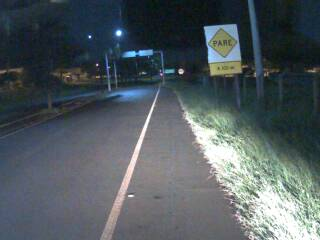
#> input picture Road Surface Classification/Road Surface Classification/training_data/paved(asphalt)/HOSTCAM1_2021-02-01_07-18-01-220.jpg, 320 x 240 px; its folder holds only this picture in this run
$ python train.py
#> lines starting #> are read from the running program, lines starting #| are printed output that depends on the picture
### Road Surface Classification/Road Surface Classification/dataset.py
import cv2
import os
import glob
from sklearn.utils import shuffle
import numpy as np


def adjust_gamma(image):
	# build a lookup table mapping the pixel values [0, 255] to
	# their adjusted gamma values
        gamma = 0.5
        invGamma = 1.0 / gamma
        table = np.array([((i / 255.0) ** invGamma) * 255
            for i in np.arange(0, 256)]).astype("uint8")

        # apply gamma correction using the lookup table
        return cv2.LUT(image, table)

def increase_brightness(img, value):
    hsv = cv2.cvtColor(img, cv2.COLOR_BGR2HSV)
    h, s, v = cv2.split(hsv)

    lim = 255 - value
    v[v > lim] = 255
    v[v <= lim] += value

    final_hsv = cv2.merge((h, s, v))
    img = cv2.cvtColor(final_hsv, cv2.COLOR_HSV2BGR)
    return img

def load_train(train_path, image_size, classes):
#> called with image_size = 128
    images = []
    labels = []
    img_names = []
    cls = []

    print('Going to read training images')
    for fields in classes:
        index = classes.index(fields)
        print('Now going to read {} files (Index: {})'.format(fields, index))
        path = os.path.join(train_path, fields, '*g')
        files = glob.glob(path)
        for fl in files:
            image = cv2.imread(fl)
#> image is the input picture: shape (240, 320, 3); mean B, G, R 95.2, 90.6, 81.4

            # Region Of Interest (ROI)
            height, width = image.shape[:2]
#> height = 240; width = 320
            newHeight = int(round(height/2))
#> newHeight = 120
            image = image[newHeight-5:height-50, 0:width]
#> image: shape (75, 320, 3)

            brght_img = increase_brightness(image, value=150)
#> in increase_brightness, `hsv = cv2.cvtColor(img, cv2.COLOR_BGR2HSV)`: hsv: shape (75, 320, 3); mean H, S, V 95.3, 37.7, 127.4
#> in increase_brightness, `h, s, v = cv2.split(hsv)`:
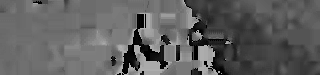
#> h: shape (75, 320); min 0, max 179, mean 95.3
#> in increase_brightness, `h, s, v = cv2.split(hsv)`:
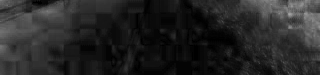
#> s: shape (75, 320); min 0, max 166, mean 37.7
#> in increase_brightness, `v[v <= lim] += value`:
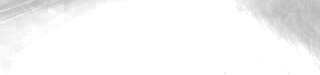
#> v: shape (75, 320); min 184, max 255, mean 246.7
#> in increase_brightness, `final_hsv = cv2.merge((h, s, v))`: final_hsv: shape (75, 320, 3); mean H, S, V 95.3, 37.7, 246.7
#> in increase_brightness, `img = cv2.cvtColor(final_hsv, cv2.COLOR_HSV2BGR)`:
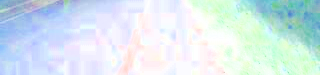
#> img: shape (75, 320, 3); mean B, G, R 238.3, 231.9, 214.1

            shaded_img = adjust_gamma(image)
#> in adjust_gamma, `return cv2.LUT(image, table)`:
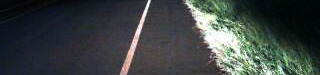
#> returned value: shape (75, 320, 3); mean of channels 0, 1, 2 66.4, 67.4, 61.3; drawn as B, G, R

            image = cv2.resize(image, (image_size, image_size),0,0, cv2.INTER_LINEAR)
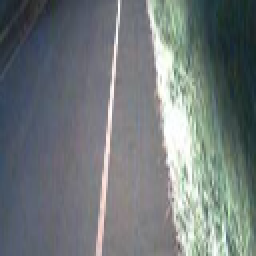
#> image: shape (128, 128, 3) (shown 2 times larger); mean B, G, R 122.2, 121, 113.7
            image = image.astype(np.float32)
            image = np.multiply(image, 1.0 / 255.0)

            brght_img = cv2.resize(brght_img, (image_size, image_size),0,0, cv2.INTER_LINEAR)
            brght_img = brght_img.astype(np.float32)
            brght_img = np.multiply(brght_img, 1.0 / 255.0)

            shaded_img = cv2.resize(shaded_img, (image_size, image_size),0,0, cv2.INTER_LINEAR)
            shaded_img = shaded_img.astype(np.float32)
            shaded_img = np.multiply(brght_img, 1.0 / 255.0)
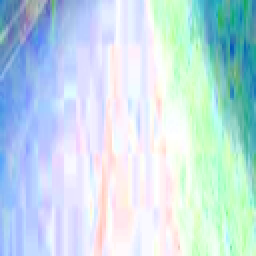
#> shaded_img: shape (128, 128, 3) float32 (shown 2 times larger); mean B, G, R 0.00366, 0.00357, 0.00329; drawn with min black and max white

            if index == 0:
                images.append(image)
                images.append(brght_img)
                images.append(shaded_img)

                label = np.zeros(len(classes))
                label[index] = 1.0

                labels.append(label)
                labels.append(label)
                labels.append(label)

                flbase = os.path.basename(fl)

                img_names.append(flbase)
                img_names.append(flbase)
                img_names.append(flbase)

                cls.append(fields)
                cls.append(fields)
                cls.append(fields)
            elif index == 1:
                for i in range(3):
                    images.append(image)
                    images.append(brght_img)
                    images.append(shaded_img)

                    label = np.zeros(len(classes))
                    label[index] = 1.0

                    labels.append(label)
                    labels.append(label)
                    labels.append(label)

                    flbase = os.path.basename(fl)

                    img_names.append(flbase)
                    img_names.append(flbase)
                    img_names.append(flbase)

                    cls.append(fields)
                    cls.append(fields)
                    cls.append(fields)
            elif index == 2:
                for i in range(6):
                    images.append(image)
                    images.append(brght_img)
                    images.append(shaded_img)

                    label = np.zeros(len(classes))
                    label[index] = 1.0

                    labels.append(label)
                    labels.append(label)
                    labels.append(label)

                    flbase = os.path.basename(fl)

                    img_names.append(flbase)
                    img_names.append(flbase)
                    img_names.append(flbase)

                    cls.append(fields)
                    cls.append(fields)
                    cls.append(fields)
#> pass 2 of the loop in load_train, `for fields in classes:`:
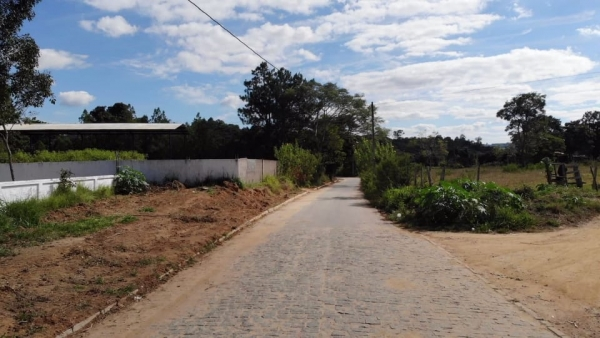
#> input picture Road Surface Classification/Road Surface Classification/training_data/paved(concrete)/102665195_1156188541403226_9211554741197660519_n.jpg, 600 x 338 px
#> in load_train, image is the input picture: shape (338, 600, 3); mean B, G, R 119.2, 122.1, 125.8
#> hsv: shape (124, 600, 3); mean H, S, V 25.2, 90, 114.5
#> h: shape (124, 600)
#> s: shape (124, 600)
#> final_hsv: shape (124, 600, 3); mean H, S, V 25.2, 90, 237.6
#> img: shape (124, 600, 3)
#> in load_train, `brght_img = cv2.resize(brght_img, (image_size, image_size),0,0, cv2.IN..`:
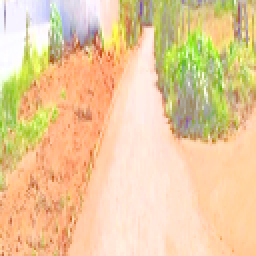
#> brght_img: shape (128, 128, 3) (shown 2 times larger); mean B, G, R 155.8, 202.6, 233.9
#> in load_train, `shaded_img = cv2.resize(shaded_img, (image_size, image_size),0,0, cv2...`:
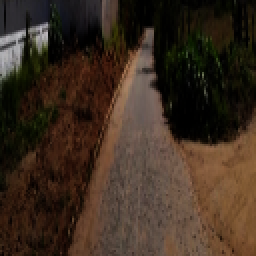
#> shaded_img: shape (128, 128, 3) (shown 2 times larger); mean B, G, R 32.3, 44.8, 60.4
#> after the loop in load_train, `for i in range(3):`: cls = ['paved(asphalt)', 'paved(asphalt)', 'paved(asphalt)', 'paved(concrete)', 'paved(concrete)', 'paved(concrete)', 'paved(concrete)', 'paved(concrete)', 'paved(concrete)', 'paved(concrete)', 'paved(concrete)', 'paved(concrete)']; images = 12 items; labels = [[1, 0], [1, 0], [1, 0], [0, 1], [0, 1], [0, 1], [0, 1], [0, 1], [0, 1], [0, 1], [0, 1], [0, 1]]

    images = np.array(images)
    labels = np.array(labels)
    img_names = np.array(img_names)
    cls = np.array(cls)

    return images, labels, img_names, cls


class DataSet(object):

  def __init__(self, images, labels, img_names, cls):
    self._num_examples = images.shape[0]

    self._images = images
    self._labels = labels
    self._img_names = img_names
    self._cls = cls
    self._epochs_done = 0
    self._index_in_epoch = 0

  @property
  def images(self):
    return self._images

  @property
  def labels(self):
    return self._labels

  @property
  def img_names(self):
    return self._img_names

  @property
  def cls(self):
    return self._cls

  @property
  def num_examples(self):
    return self._num_examples

  @property
  def epochs_done(self):
    return self._epochs_done

  # [14 lines left out: function next_batch, not called in this run]


def read_train_sets(train_path, image_size, classes, validation_size):
  class DataSets(object):
    pass
  data_sets = DataSets()

  images, labels, img_names, cls = load_train(train_path, image_size, classes)
  images, labels, img_names, cls = shuffle(images, labels, img_names, cls)
#> labels = [[1, 0], [0, 1], [0, 1], [0, 1], [1, 0], [0, 1], [1, 0], [0, 1], [0, 1], [0, 1], [0, 1], [0, 1]]

  if isinstance(validation_size, float):
    validation_size = int(validation_size * images.shape[0])
#> validation_size = 2

  validation_images = images[:validation_size]
  validation_labels = labels[:validation_size]
#> validation_labels = [[1, 0], [0, 1]]
  validation_img_names = img_names[:validation_size]
  validation_cls = cls[:validation_size]

  train_images = images[validation_size:]
  train_labels = labels[validation_size:]
#> train_labels = [[0, 1], [0, 1], [1, 0], [0, 1], [1, 0], [0, 1], [0, 1], [0, 1], [0, 1], [0, 1]]
  train_img_names = img_names[validation_size:]
  train_cls = cls[validation_size:]

  data_sets.train = DataSet(train_images, train_labels, train_img_names, train_cls)
#> in __init__, `self._labels = labels`: self._labels has the same summary as train_labels in read_train_sets
  data_sets.valid = DataSet(validation_images, validation_labels, validation_img_names, validation_cls)

  return data_sets

### Road Surface Classification/Road Surface Classification/train.py
import dataset
import tensorflow as tf
tf.compat.v1.disable_v2_behavior()
import time
from datetime import timedelta
import math
import random
import numpy as np
import os
os.system('cls')

#Adding Seed so that random initialization is consistent
from numpy.random import seed
seed(1)
import tensorflow
tensorflow.random.set_seed(2)
# print(tf.config.list_physical_devices('GPU'))
# print(tf.__version__)

#os.system('spd-say -t male3 "I will try to learn this, my master."')

batch_size = 32

#Prepare input data
classes = os.listdir('C:/Users/guisa/Desktop/Problema Jean/Road Surface Classification/Road Surface Classification/training_data')
num_classes = len(classes)

# 20% of the data will automatically be used for validation
validation_size = 0.2
img_size = 128
num_channels = 3
train_path='C:/Users/guisa/Desktop/Problema Jean/Road Surface Classification/Road Surface Classification/training_data'

# We shall load all the training and validation images and labels into memory using openCV and use that during training
data = dataset.read_train_sets(train_path, img_size, classes, validation_size=validation_size)


print("Complete reading input data. Will Now print a snippet of it")
print("Number of files in Training-set:\t\t{}".format(len(data.train.labels)))
#| Number of files in Training-set:		10
print("Number of files in Validation-set:\t{}".format(len(data.valid.labels)))
#| Number of files in Validation-set:	2


#> (the run stopped early here; a loop or call above may not have finished)
